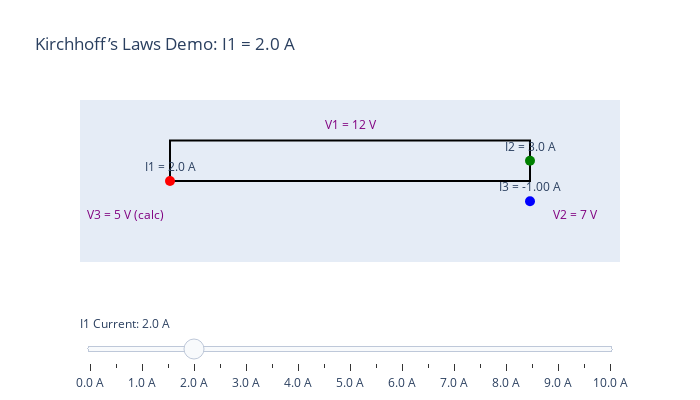

Write notebook code for a chart like this one.
### Markdown cell above
# Lesson 3: Kirchhoff’s Laws

Kirchhoff’s Laws are fundamental rules for analyzing electric circuits.

## Kirchhoff’s Current Law (KCL)

- The **sum of currents entering a junction equals the sum of currents leaving** it.
- Expressed mathematically:
\[
\sum I_{\text{in}} = \sum I_{\text{out}}
\]
- Based on conservation of electric charge.

## Kirchhoff’s Voltage Law (KVL)

- The **sum of voltage drops around any closed loop in a circuit is zero**.
- Expressed mathematically:
\[
\sum V = 0
\]
- Based on conservation of energy.

---

### Applications:

- Used to solve complex circuits with multiple loops and junctions.
- Helps find unknown currents and voltages.

### Code cell
import plotly.graph_objects as go
import numpy as np

# Define possible discrete values for I1, I2, V1, V2
I_values = np.linspace(0, 10, 21)  # 0 to 10 A, step 0.5
V_values = np.linspace(0, 20, 21)  # 0 to 20 V, step 1

# Generate all combinations (for demo, we limit to fewer steps for performance)
I1_vals = I_values
I2_vals = I_values
V1_vals = V_values
V2_vals = V_values
V3_vals = V_values  # User adjustable, but will show calculated vs input

# Precompute data for all steps (this can be optimized; here we pick a 1D slider per variable)

# We'll just demo I1 slider with fixed other params for clarity

fixed_I2 = 3
fixed_V1 = 12
fixed_V2 = 7

fig = go.Figure()

# Create traces for each I1 value
for i1 in I1_vals:
    I3 = i1 - fixed_I2
    V3_calc = fixed_V1 - fixed_V2

    fig.add_trace(go.Scatter(
        x=[1, 5, 5, 1, 1],
        y=[2, 2, 3, 3, 2],
        mode='lines',
        line=dict(color='black'),
        showlegend=False,
        visible=False
    ))

    fig.add_trace(go.Scatter(
        x=[1],
        y=[2],
        mode='markers+text',
        text=[f"I1 = {i1:.1f} A"],
        textposition="top center",
        marker=dict(size=10, color="red"),
        showlegend=False,
        visible=False
    ))

    fig.add_trace(go.Scatter(
        x=[5],
        y=[2.5],
        mode='markers+text',
        text=[f"I2 = {fixed_I2:.1f} A"],
        textposition="top center",
        marker=dict(size=10, color="green"),
        showlegend=False,
        visible=False
    ))

    fig.add_trace(go.Scatter(
        x=[5],
        y=[1.5],
        mode='markers+text',
        text=[f"I3 = {I3:.2f} A"],
        textposition="top center",
        marker=dict(size=10, color="blue"),
        showlegend=False,
        visible=False
    ))

    fig.add_trace(go.Scatter(
        x=[3],
        y=[3.2],
        mode='text',
        text=[f"V1 = {fixed_V1} V"],
        textposition="top center",
        showlegend=False,
        visible=False,
        textfont=dict(color="purple")
    ))

    fig.add_trace(go.Scatter(
        x=[5.5],
        y=[1],
        mode='text',
        text=[f"V2 = {fixed_V2} V"],
        textposition="top center",
        showlegend=False,
        visible=False,
        textfont=dict(color="purple")
    ))

    fig.add_trace(go.Scatter(
        x=[0.5],
        y=[1],
        mode='text',
        text=[f"V3 = {fixed_V1 - fixed_V2} V (calc)"],
        textposition="top center",
        showlegend=False,
        visible=False,
        textfont=dict(color="purple")
    ))

# Make first frame visible
# Make first frame visible
for i in range(7):
    fig.data[i].visible = True

# Create slider steps: each step toggles visibility of the 7 traces corresponding to one I1 value
steps = []
for i in range(len(I1_vals)):
    step = dict(
        method="update",
        args=[{"visible": [False] * len(fig.data)},
              {"title": f"Kirchhoff’s Laws Demo: I1 = {I1_vals[i]:.1f} A"}],
        label=f"{I1_vals[i]:.1f} A"
    )
    for j in range(7):  # fixed here
        step["args"][0]["visible"][i * 7 + j] = True
    steps.append(step)


sliders = [dict(
    active=0,
    currentvalue={"prefix": "I1 Current: "},
    pad={"t": 50},
    steps=steps
)]

fig.update_layout(
    sliders=sliders,
    xaxis=dict(range=[0, 6], zeroline=False, visible=False),
    yaxis=dict(range=[0, 4], zeroline=False, visible=False),
    height=400,
    width=700,
    showlegend=False
)

fig.show()

### Figure 1 — Plotly figure (JSON) as saved in the notebook; plotly's stock layout.template omitted (floating-point values rounded to 4 significant figures; data arrays with more than 128 entries replaced by an {"elided": "..."} marker saying what was removed)
{"data": [{"line": {"color": "black"}, "mode": "lines", "showlegend": false, "type": "scatter", "visible": false, "x": [1, 5, 5, 1, 1], "y": [2, 2, 3, 3, 2]}, {"marker": {"color": "red", "size": 10}, "mode": "markers+text", "showlegend": false, "text": ["I1 = 0.0 A"], "textposition": "top center", "type": "scatter", "visible": false, "x": [1], "y": [2]}, {"marker": {"color": "green", "size": 10}, "mode": "markers+text", "showlegend": false, "text": ["I2 = 3.0 A"], "textposition": "top center", "type": "scatter", "visible": false, "x": [5], "y": [2.5]}, {"marker": {"color": "blue", "size": 10}, "mode": "markers+text", "showlegend": false, "text": ["I3 = -3.00 A"], "textposition": "top center", "type": "scatter", "visible": false, "x": [5], "y": [1.5]}, {"mode": "text", "showlegend": false, "text": ["V1 = 12 V"], "textfont": {"color": "purple"}, "textposition": "top center", "type": "scatter", "visible": false, "x": [3], "y": [3.2]}, {"mode": "text", "showlegend": false, "text": ["V2 = 7 V"], "textfont": {"color": "purple"}, "textposition": "top center", "type": "scatter", "visible": false, "x": [5.5], "y": [1]}, {"mode": "text", "showlegend": false, "text": ["V3 = 5 V (calc)"], "textfont": {"color": "purple"}, "textposition": "top center", "type": "scatter", "visible": false, "x": [0.5], "y": [1]}, {"line": {"color": "black"}, "mode": "lines", "showlegend": false, "type": "scatter", "visible": false, "x": [1, 5, 5, 1, 1], "y": [2, 2, 3, 3, 2]}, {"marker": {"color": "red", "size": 10}, "mode": "markers+text", "showlegend": false, "text": ["I1 = 0.5 A"], "textposition": "top center", "type": "scatter", "visible": false, "x": [1], "y": [2]}, {"marker": {"color": "green", "size": 10}, "mode": "markers+text", "showlegend": false, "text": ["I2 = 3.0 A"], "textposition": "top center", "type": "scatter", "visible": false, "x": [5], "y": [2.5]}, {"marker": {"color": "blue", "size": 10}, "mode": "markers+text", "showlegend": false, "text": ["I3 = -2.50 A"], "textposition": "top center", "type": "scatter", "visible": false, "x": [5], "y": [1.5]}, {"mode": "text", "showlegend": false, "text": ["V1 = 12 V"], "textfont": {"color": "purple"}, "textposition": "top center", "type": "scatter", "visible": false, "x": [3], "y": [3.2]}, {"mode": "text", "showlegend": false, "text": ["V2 = 7 V"], "textfont": {"color": "purple"}, "textposition": "top center", "type": "scatter", "visible": false, "x": [5.5], "y": [1]}, {"mode": "text", "showlegend": false, "text": ["V3 = 5 V (calc)"], "textfont": {"color": "purple"}, "textposition": "top center", "type": "scatter", "visible": false, "x": [0.5], "y": [1]}, {"line": {"color": "black"}, "mode": "lines", "showlegend": false, "type": "scatter", "visible": false, "x": [1, 5, 5, 1, 1], "y": [2, 2, 3, 3, 2]}, {"marker": {"color": "red", "size": 10}, "mode": "markers+text", "showlegend": false, "text": ["I1 = 1.0 A"], "textposition": "top center", "type": "scatter", "visible": false, "x": [1], "y": [2]}, {"marker": {"color": "green", "size": 10}, "mode": "markers+text", "showlegend": false, "text": ["I2 = 3.0 A"], "textposition": "top center", "type": "scatter", "visible": false, "x": [5], "y": [2.5]}, {"marker": {"color": "blue", "size": 10}, "mode": "markers+text", "showlegend": false, "text": ["I3 = -2.00 A"], "textposition": "top center", "type": "scatter", "visible": false, "x": [5], "y": [1.5]}, {"mode": "text", "showlegend": false, "text": ["V1 = 12 V"], "textfont": {"color": "purple"}, "textposition": "top center", "type": "scatter", "visible": false, "x": [3], "y": [3.2]}, {"mode": "text", "showlegend": false, "text": ["V2 = 7 V"], "textfont": {"color": "purple"}, "textposition": "top center", "type": "scatter", "visible": false, "x": [5.5], "y": [1]}, {"mode": "text", "showlegend": false, "text": ["V3 = 5 V (calc)"], "textfont": {"color": "purple"}, "textposition": "top center", "type": "scatter", "visible": false, "x": [0.5], "y": [1]}, {"line": {"color": "black"}, "mode": "lines", "showlegend": false, "type": "scatter", "visible": false, "x": [1, 5, 5, 1, 1], "y": [2, 2, 3, 3, 2]}, {"marker": {"color": "red", "size": 10}, "mode": "markers+text", "showlegend": false, "text": ["I1 = 1.5 A"], "textposition": "top center", "type": "scatter", "visible": false, "x": [1], "y": [2]}, {"marker": {"color": "green", "size": 10}, "mode": "markers+text", "showlegend": false, "text": ["I2 = 3.0 A"], "textposition": "top center", "type": "scatter", "visible": false, "x": [5], "y": [2.5]}, {"marker": {"color": "blue", "size": 10}, "mode": "markers+text", "showlegend": false, "text": ["I3 = -1.50 A"], "textposition": "top center", "type": "scatter", "visible": false, "x": [5], "y": [1.5]}, {"mode": "text", "showlegend": false, "text": ["V1 = 12 V"], "textfont": {"color": "purple"}, "textposition": "top center", "type": "scatter", "visible": false, "x": [3], "y": [3.2]}, {"mode": "text", "showlegend": false, "text": ["V2 = 7 V"], "textfont": {"color": "purple"}, "textposition": "top center", "type": "scatter", "visible": false, "x": [5.5], "y": [1]}, {"mode": "text", "showlegend": false, "text": ["V3 = 5 V (calc)"], "textfont": {"color": "purple"}, "textposition": "top center", "type": "scatter", "visible": false, "x": [0.5], "y": [1]}, {"line": {"color": "black"}, "mode": "lines", "showlegend": false, "type": "scatter", "visible": true, "x": [1, 5, 5, 1, 1], "y": [2, 2, 3, 3, 2]}, {"marker": {"color": "red", "size": 10}, "mode": "markers+text", "showlegend": false, "text": ["I1 = 2.0 A"], "textposition": "top center", "type": "scatter", "visible": true, "x": [1], "y": [2]}, {"marker": {"color": "green", "size": 10}, "mode": "markers+text", "showlegend": false, "text": ["I2 = 3.0 A"], "textposition": "top center", "type": "scatter", "visible": true, "x": [5], "y": [2.5]}, {"marker": {"color": "blue", "size": 10}, "mode": "markers+text", "showlegend": false, "text": ["I3 = -1.00 A"], "textposition": "top center", "type": "scatter", "visible": true, "x": [5], "y": [1.5]}, {"mode": "text", "showlegend": false, "text": ["V1 = 12 V"], "textfont": {"color": "purple"}, "textposition": "top center", "type": "scatter", "visible": true, "x": [3], "y": [3.2]}, {"mode": "text", "showlegend": false, "text": ["V2 = 7 V"], "textfont": {"color": "purple"}, "textposition": "top center", "type": "scatter", "visible": true, "x": [5.5], "y": [1]}, {"mode": "text", "showlegend": false, "text": ["V3 = 5 V (calc)"], "textfont": {"color": "purple"}, "textposition": "top center", "type": "scatter", "visible": true, "x": [0.5], "y": [1]}, {"line": {"color": "black"}, "mode": "lines", "showlegend": false, "type": "scatter", "visible": false, "x": [1, 5, 5, 1, 1], "y": [2, 2, 3, 3, 2]}, {"marker": {"color": "red", "size": 10}, "mode": "markers+text", "showlegend": false, "text": ["I1 = 2.5 A"], "textposition": "top center", "type": "scatter", "visible": false, "x": [1], "y": [2]}, {"marker": {"color": "green", "size": 10}, "mode": "markers+text", "showlegend": false, "text": ["I2 = 3.0 A"], "textposition": "top center", "type": "scatter", "visible": false, "x": [5], "y": [2.5]}, {"marker": {"color": "blue", "size": 10}, "mode": "markers+text", "showlegend": false, "text": ["I3 = -0.50 A"], "textposition": "top center", "type": "scatter", "visible": false, "x": [5], "y": [1.5]}, {"mode": "text", "showlegend": false, "text": ["V1 = 12 V"], "textfont": {"color": "purple"}, "textposition": "top center", "type": "scatter", "visible": false, "x": [3], "y": [3.2]}, {"mode": "text", "showlegend": false, "text": ["V2 = 7 V"], "textfont": {"color": "purple"}, "textposition": "top center", "type": "scatter", "visible": false, "x": [5.5], "y": [1]}, {"mode": "text", "showlegend": false, "text": ["V3 = 5 V (calc)"], "textfont": {"color": "purple"}, "textposition": "top center", "type": "scatter", "visible": false, "x": [0.5], "y": [1]}, {"line": {"color": "black"}, "mode": "lines", "showlegend": false, "type": "scatter", "visible": false, "x": [1, 5, 5, 1, 1], "y": [2, 2, 3, 3, 2]}, {"marker": {"color": "red", "size": 10}, "mode": "markers+text", "showlegend": false, "text": ["I1 = 3.0 A"], "textposition": "top center", "type": "scatter", "visible": false, "x": [1], "y": [2]}, {"marker": {"color": "green", "size": 10}, "mode": "markers+text", "showlegend": false, "text": ["I2 = 3.0 A"], "textposition": "top center", "type": "scatter", "visible": false, "x": [5], "y": [2.5]}, {"marker": {"color": "blue", "size": 10}, "mode": "markers+text", "showlegend": false, "text": ["I3 = 0.00 A"], "textposition": "top center", "type": "scatter", "visible": false, "x": [5], "y": [1.5]}, {"mode": "text", "showlegend": false, "text": ["V1 = 12 V"], "textfont": {"color": "purple"}, "textposition": "top center", "type": "scatter", "visible": false, "x": [3], "y": [3.2]}, {"mode": "text", "showlegend": false, "text": ["V2 = 7 V"], "textfont": {"color": "purple"}, "textposition": "top center", "type": "scatter", "visible": false, "x": [5.5], "y": [1]}, {"mode": "text", "showlegend": false, "text": ["V3 = 5 V (calc)"], "textfont": {"color": "purple"}, "textposition": "top center", "type": "scatter", "visible": false, "x": [0.5], "y": [1]}, {"line": {"color": "black"}, "mode": "lines", "showlegend": false, "type": "scatter", "visible": false, "x": [1, 5, 5, 1, 1], "y": [2, 2, 3, 3, 2]}, {"marker": {"color": "red", "size": 10}, "mode": "markers+text", "showlegend": false, "text": ["I1 = 3.5 A"], "textposition": "top center", "type": "scatter", "visible": false, "x": [1], "y": [2]}, {"marker": {"color": "green", "size": 10}, "mode": "markers+text", "showlegend": false, "text": ["I2 = 3.0 A"], "textposition": "top center", "type": "scatter", "visible": false, "x": [5], "y": [2.5]}, {"marker": {"color": "blue", "size": 10}, "mode": "markers+text", "showlegend": false, "text": ["I3 = 0.50 A"], "textposition": "top center", "type": "scatter", "visible": false, "x": [5], "y": [1.5]}, {"mode": "text", "showlegend": false, "text": ["V1 = 12 V"], "textfont": {"color": "purple"}, "textposition": "top center", "type": "scatter", "visible": false, "x": [3], "y": [3.2]}, {"mode": "text", "showlegend": false, "text": ["V2 = 7 V"], "textfont": {"color": "purple"}, "textposition": "top center", "type": "scatter", "visible": false, "x": [5.5], "y": [1]}, {"mode": "text", "showlegend": false, "text": ["V3 = 5 V (calc)"], "textfont": {"color": "purple"}, "textposition": "top center", "type": "scatter", "visible": false, "x": [0.5], "y": [1]}, {"line": {"color": "black"}, "mode": "lines", "showlegend": false, "type": "scatter", "visible": false, "x": [1, 5, 5, 1, 1], "y": [2, 2, 3, 3, 2]}, {"marker": {"color": "red", "size": 10}, "mode": "markers+text", "showlegend": false, "text": ["I1 = 4.0 A"], "textposition": "top center", "type": "scatter", "visible": false, "x": [1], "y": [2]}, {"marker": {"color": "green", "size": 10}, "mode": "markers+text", "showlegend": false, "text": ["I2 = 3.0 A"], "textposition": "top center", "type": "scatter", "visible": false, "x": [5], "y": [2.5]}, {"marker": {"color": "blue", "size": 10}, "mode": "markers+text", "showlegend": false, "text": ["I3 = 1.00 A"], "textposition": "top center", "type": "scatter", "visible": false, "x": [5], "y": [1.5]}, {"mode": "text", "showlegend": false, "text": ["V1 = 12 V"], "textfont": {"color": "purple"}, "textposition": "top center", "type": "scatter", "visible": false, "x": [3], "y": [3.2]}, {"mode": "text", "showlegend": false, "text": ["V2 = 7 V"], "textfont": {"color": "purple"}, "textposition": "top center", "type": "scatter", "visible": false, "x": [5.5], "y": [1]}, {"mode": "text", "showlegend": false, "text": ["V3 = 5 V (calc)"], "textfont": {"color": "purple"}, "textposition": "top center", "type": "scatter", "visible": false, "x": [0.5], "y": [1]}, {"line": {"color": "black"}, "mode": "lines", "showlegend": false, "type": "scatter", "visible": false, "x": [1, 5, 5, 1, 1], "y": [2, 2, 3, 3, 2]}, {"marker": {"color": "red", "size": 10}, "mode": "markers+text", "showlegend": false, "text": ["I1 = 4.5 A"], "textposition": "top center", "type": "scatter", "visible": false, "x": [1], "y": [2]}, {"marker": {"color": "green", "size": 10}, "mode": "markers+text", "showlegend": false, "text": ["I2 = 3.0 A"], "textposition": "top center", "type": "scatter", "visible": false, "x": [5], "y": [2.5]}, {"marker": {"color": "blue", "size": 10}, "mode": "markers+text", "showlegend": false, "text": ["I3 = 1.50 A"], "textposition": "top center", "type": "scatter", "visible": false, "x": [5], "y": [1.5]}, {"mode": "text", "showlegend": false, "text": ["V1 = 12 V"], "textfont": {"color": "purple"}, "textposition": "top center", "type": "scatter", "visible": false, "x": [3], "y": [3.2]}, {"mode": "text", "showlegend": false, "text": ["V2 = 7 V"], "textfont": {"color": "purple"}, "textposition": "top center", "type": "scatter", "visible": false, "x": [5.5], "y": [1]}, {"mode": "text", "showlegend": false, "text": ["V3 = 5 V (calc)"], "textfont": {"color": "purple"}, "textposition": "top center", "type": "scatter", "visible": false, "x": [0.5], "y": [1]}, {"line": {"color": "black"}, "mode": "lines", "showlegend": false, "type": "scatter", "visible": false, "x": [1, 5, 5, 1, 1], "y": [2, 2, 3, 3, 2]}, {"marker": {"color": "red", "size": 10}, "mode": "markers+text", "showlegend": false, "text": ["I1 = 5.0 A"], "textposition": "top center", "type": "scatter", "visible": false, "x": [1], "y": [2]}, {"marker": {"color": "green", "size": 10}, "mode": "markers+text", "showlegend": false, "text": ["I2 = 3.0 A"], "textposition": "top center", "type": "scatter", "visible": false, "x": [5], "y": [2.5]}, {"marker": {"color": "blue", "size": 10}, "mode": "markers+text", "showlegend": false, "text": ["I3 = 2.00 A"], "textposition": "top center", "type": "scatter", "visible": false, "x": [5], "y": [1.5]}, {"mode": "text", "showlegend": false, "text": ["V1 = 12 V"], "textfont": {"color": "purple"}, "textposition": "top center", "type": "scatter", "visible": false, "x": [3], "y": [3.2]}, {"mode": "text", "showlegend": false, "text": ["V2 = 7 V"], "textfont": {"color": "purple"}, "textposition": "top center", "type": "scatter", "visible": false, "x": [5.5], "y": [1]}, {"mode": "text", "showlegend": false, "text": ["V3 = 5 V (calc)"], "textfont": {"color": "purple"}, "textposition": "top center", "type": "scatter", "visible": false, "x": [0.5], "y": [1]}, {"line": {"color": "black"}, "mode": "lines", "showlegend": false, "type": "scatter", "visible": false, "x": [1, 5, 5, 1, 1], "y": [2, 2, 3, 3, 2]}, {"marker": {"color": "red", "size": 10}, "mode": "markers+text", "showlegend": false, "text": ["I1 = 5.5 A"], "textposition": "top center", "type": "scatter", "visible": false, "x": [1], "y": [2]}, {"marker": {"color": "green", "size": 10}, "mode": "markers+text", "showlegend": false, "text": ["I2 = 3.0 A"], "textposition": "top center", "type": "scatter", "visible": false, "x": [5], "y": [2.5]}, {"marker": {"color": "blue", "size": 10}, "mode": "markers+text", "showlegend": false, "text": ["I3 = 2.50 A"], "textposition": "top center", "type": "scatter", "visible": false, "x": [5], "y": [1.5]}, {"mode": "text", "showlegend": false, "text": ["V1 = 12 V"], "textfont": {"color": "purple"}, "textposition": "top center", "type": "scatter", "visible": false, "x": [3], "y": [3.2]}, {"mode": "text", "showlegend": false, "text": ["V2 = 7 V"], "textfont": {"color": "purple"}, "textposition": "top center", "type": "scatter", "visible": false, "x": [5.5], "y": [1]}, {"mode": "text", "showlegend": false, "text": ["V3 = 5 V (calc)"], "textfont": {"color": "purple"}, "textposition": "top center", "type": "scatter", "visible": false, "x": [0.5], "y": [1]}, {"line": {"color": "black"}, "mode": "lines", "showlegend": false, "type": "scatter", "visible": false, "x": [1, 5, 5, 1, 1], "y": [2, 2, 3, 3, 2]}, {"marker": {"color": "red", "size": 10}, "mode": "markers+text", "showlegend": false, "text": ["I1 = 6.0 A"], "textposition": "top center", "type": "scatter", "visible": false, "x": [1], "y": [2]}, {"marker": {"color": "green", "size": 10}, "mode": "markers+text", "showlegend": false, "text": ["I2 = 3.0 A"], "textposition": "top center", "type": "scatter", "visible": false, "x": [5], "y": [2.5]}, {"marker": {"color": "blue", "size": 10}, "mode": "markers+text", "showlegend": false, "text": ["I3 = 3.00 A"], "textposition": "top center", "type": "scatter", "visible": false, "x": [5], "y": [1.5]}, {"mode": "text", "showlegend": false, "text": ["V1 = 12 V"], "textfont": {"color": "purple"}, "textposition": "top center", "type": "scatter", "visible": false, "x": [3], "y": [3.2]}, {"mode": "text", "showlegend": false, "text": ["V2 = 7 V"], "textfont": {"color": "purple"}, "textposition": "top center", "type": "scatter", "visible": false, "x": [5.5], "y": [1]}, {"mode": "text", "showlegend": false, "text": ["V3 = 5 V (calc)"], "textfont": {"color": "purple"}, "textposition": "top center", "type": "scatter", "visible": false, "x": [0.5], "y": [1]}, {"line": {"color": "black"}, "mode": "lines", "showlegend": false, "type": "scatter", "visible": false, "x": [1, 5, 5, 1, 1], "y": [2, 2, 3, 3, 2]}, {"marker": {"color": "red", "size": 10}, "mode": "markers+text", "showlegend": false, "text": ["I1 = 6.5 A"], "textposition": "top center", "type": "scatter", "visible": false, "x": [1], "y": [2]}, {"marker": {"color": "green", "size": 10}, "mode": "markers+text", "showlegend": false, "text": ["I2 = 3.0 A"], "textposition": "top center", "type": "scatter", "visible": false, "x": [5], "y": [2.5]}, {"marker": {"color": "blue", "size": 10}, "mode": "markers+text", "showlegend": false, "text": ["I3 = 3.50 A"], "textposition": "top center", "type": "scatter", "visible": false, "x": [5], "y": [1.5]}, {"mode": "text", "showlegend": false, "text": ["V1 = 12 V"], "textfont": {"color": "purple"}, "textposition": "top center", "type": "scatter", "visible": false, "x": [3], "y": [3.2]}, {"mode": "text", "showlegend": false, "text": ["V2 = 7 V"], "textfont": {"color": "purple"}, "textposition": "top center", "type": "scatter", "visible": false, "x": [5.5], "y": [1]}, {"mode": "text", "showlegend": false, "text": ["V3 = 5 V (calc)"], "textfont": {"color": "purple"}, "textposition": "top center", "type": "scatter", "visible": false, "x": [0.5], "y": [1]}, {"line": {"color": "black"}, "mode": "lines", "showlegend": false, "type": "scatter", "visible": false, "x": [1, 5, 5, 1, 1], "y": [2, 2, 3, 3, 2]}, {"marker": {"color": "red", "size": 10}, "mode": "markers+text", "showlegend": false, "text": ["I1 = 7.0 A"], "textposition": "top center", "type": "scatter", "visible": false, "x": [1], "y": [2]}, {"marker": {"color": "green", "size": 10}, "mode": "markers+text", "showlegend": false, "text": ["I2 = 3.0 A"], "textposition": "top center", "type": "scatter", "visible": false, "x": [5], "y": [2.5]}, {"marker": {"color": "blue", "size": 10}, "mode": "markers+text", "showlegend": false, "text": ["I3 = 4.00 A"], "textposition": "top center", "type": "scatter", "visible": false, "x": [5], "y": [1.5]}, {"mode": "text", "showlegend": false, "text": ["V1 = 12 V"], "textfont": {"color": "purple"}, "textposition": "top center", "type": "scatter", "visible": false, "x": [3], "y": [3.2]}, {"mode": "text", "showlegend": false, "text": ["V2 = 7 V"], "textfont": {"color": "purple"}, "textposition": "top center", "type": "scatter", "visible": false, "x": [5.5], "y": [1]}, {"mode": "text", "showlegend": false, "text": ["V3 = 5 V (calc)"], "textfont": {"color": "purple"}, "textposition": "top center", "type": "scatter", "visible": false, "x": [0.5], "y": [1]}, {"line": {"color": "black"}, "mode": "lines", "showlegend": false, "type": "scatter", "visible": false, "x": [1, 5, 5, 1, 1], "y": [2, 2, 3, 3, 2]}, {"marker": {"color": "red", "size": 10}, "mode": "markers+text", "showlegend": false, "text": ["I1 = 7.5 A"], "textposition": "top center", "type": "scatter", "visible": false, "x": [1], "y": [2]}, {"marker": {"color": "green", "size": 10}, "mode": "markers+text", "showlegend": false, "text": ["I2 = 3.0 A"], "textposition": "top center", "type": "scatter", "visible": false, "x": [5], "y": [2.5]}, {"marker": {"color": "blue", "size": 10}, "mode": "markers+text", "showlegend": false, "text": ["I3 = 4.50 A"], "textposition": "top center", "type": "scatter", "visible": false, "x": [5], "y": [1.5]}, {"mode": "text", "showlegend": false, "text": ["V1 = 12 V"], "textfont": {"color": "purple"}, "textposition": "top center", "type": "scatter", "visible": false, "x": [3], "y": [3.2]}, {"mode": "text", "showlegend": false, "text": ["V2 = 7 V"], "textfont": {"color": "purple"}, "textposition": "top center", "type": "scatter", "visible": false, "x": [5.5], "y": [1]}, {"mode": "text", "showlegend": false, "text": ["V3 = 5 V (calc)"], "textfont": {"color": "purple"}, "textposition": "top center", "type": "scatter", "visible": false, "x": [0.5], "y": [1]}, {"line": {"color": "black"}, "mode": "lines", "showlegend": false, "type": "scatter", "visible": false, "x": [1, 5, 5, 1, 1], "y": [2, 2, 3, 3, 2]}, {"marker": {"color": "red", "size": 10}, "mode": "markers+text", "showlegend": false, "text": ["I1 = 8.0 A"], "textposition": "top center", "type": "scatter", "visible": false, "x": [1], "y": [2]}, {"marker": {"color": "green", "size": 10}, "mode": "markers+text", "showlegend": false, "text": ["I2 = 3.0 A"], "textposition": "top center", "type": "scatter", "visible": false, "x": [5], "y": [2.5]}, {"marker": {"color": "blue", "size": 10}, "mode": "markers+text", "showlegend": false, "text": ["I3 = 5.00 A"], "textposition": "top center", "type": "scatter", "visible": false, "x": [5], "y": [1.5]}, {"mode": "text", "showlegend": false, "text": ["V1 = 12 V"], "textfont": {"color": "purple"}, "textposition": "top center", "type": "scatter", "visible": false, "x": [3], "y": [3.2]}, {"mode": "text", "showlegend": false, "text": ["V2 = 7 V"], "textfont": {"color": "purple"}, "textposition": "top center", "type": "scatter", "visible": false, "x": [5.5], "y": [1]}, {"mode": "text", "showlegend": false, "text": ["V3 = 5 V (calc)"], "textfont": {"color": "purple"}, "textposition": "top center", "type": "scatter", "visible": false, "x": [0.5], "y": [1]}, {"line": {"color": "black"}, "mode": "lines", "showlegend": false, "type": "scatter", "visible": false, "x": [1, 5, 5, 1, 1], "y": [2, 2, 3, 3, 2]}, {"marker": {"color": "red", "size": 10}, "mode": "markers+text", "showlegend": false, "text": ["I1 = 8.5 A"], "textposition": "top center", "type": "scatter", "visible": false, "x": [1], "y": [2]}, {"marker": {"color": "green", "size": 10}, "mode": "markers+text", "showlegend": false, "text": ["I2 = 3.0 A"], "textposition": "top center", "type": "scatter", "visible": false, "x": [5], "y": [2.5]}, {"marker": {"color": "blue", "size": 10}, "mode": "markers+text", "showlegend": false, "text": ["I3 = 5.50 A"], "textposition": "top center", "type": "scatter", "visible": false, "x": [5], "y": [1.5]}, {"mode": "text", "showlegend": false, "text": ["V1 = 12 V"], "textfont": {"color": "purple"}, "textposition": "top center", "type": "scatter", "visible": false, "x": [3], "y": [3.2]}, {"mode": "text", "showlegend": false, "text": ["V2 = 7 V"], "textfont": {"color": "purple"}, "textposition": "top center", "type": "scatter", "visible": false, "x": [5.5], "y": [1]}, {"mode": "text", "showlegend": false, "text": ["V3 = 5 V (calc)"], "textfont": {"color": "purple"}, "textposition": "top center", "type": "scatter", "visible": false, "x": [0.5], "y": [1]}, {"line": {"color": "black"}, "mode": "lines", "showlegend": false, "type": "scatter", "visible": false, "x": [1, 5, 5, 1, 1], "y": [2, 2, 3, 3, 2]}, {"marker": {"color": "red", "size": 10}, "mode": "markers+text", "showlegend": false, "text": ["I1 = 9.0 A"], "textposition": "top center", "type": "scatter", "visible": false, "x": [1], "y": [2]}, {"marker": {"color": "green", "size": 10}, "mode": "markers+text", "showlegend": false, "text": ["I2 = 3.0 A"], "textposition": "top center", "type": "scatter", "visible": false, "x": [5], "y": [2.5]}, {"marker": {"color": "blue", "size": 10}, "mode": "markers+text", "showlegend": false, "text": ["I3 = 6.00 A"], "textposition": "top center", "type": "scatter", "visible": false, "x": [5], "y": [1.5]}, {"mode": "text", "showlegend": false, "text": ["V1 = 12 V"], "textfont": {"color": "purple"}, "textposition": "top center", "type": "scatter", "visible": false, "x": [3], "y": [3.2]}, {"mode": "text", "showlegend": false, "text": ["V2 = 7 V"], "textfont": {"color": "purple"}, "textposition": "top center", "type": "scatter", "visible": false, "x": [5.5], "y": [1]}, {"mode": "text", "showlegend": false, "text": ["V3 = 5 V (calc)"], "textfont": {"color": "purple"}, "textposition": "top center", "type": "scatter", "visible": false, "x": [0.5], "y": [1]}, {"line": {"color": "black"}, "mode": "lines", "showlegend": false, "type": "scatter", "visible": false, "x": [1, 5, 5, 1, 1], "y": [2, 2, 3, 3, 2]}, {"marker": {"color": "red", "size": 10}, "mode": "markers+text", "showlegend": false, "text": ["I1 = 9.5 A"], "textposition": "top center", "type": "scatter", "visible": false, "x": [1], "y": [2]}, {"marker": {"color": "green", "size": 10}, "mode": "markers+text", "showlegend": false, "text": ["I2 = 3.0 A"], "textposition": "top center", "type": "scatter", "visible": false, "x": [5], "y": [2.5]}, {"marker": {"color": "blue", "size": 10}, "mode": "markers+text", "showlegend": false, "text": ["I3 = 6.50 A"], "textposition": "top center", "type": "scatter", "visible": false, "x": [5], "y": [1.5]}, {"mode": "text", "showlegend": false, "text": ["V1 = 12 V"], "textfont": {"color": "purple"}, "textposition": "top center", "type": "scatter", "visible": false, "x": [3], "y": [3.2]}, {"mode": "text", "showlegend": false, "text": ["V2 = 7 V"], "textfont": {"color": "purple"}, "textposition": "top center", "type": "scatter", "visible": false, "x": [5.5], "y": [1]}, {"mode": "text", "showlegend": false, "text": ["V3 = 5 V (calc)"], "textfont": {"color": "purple"}, "textposition": "top center", "type": "scatter", "visible": false, "x": [0.5], "y": [1]}, {"line": {"color": "black"}, "mode": "lines", "showlegend": false, "type": "scatter", "visible": false, "x": [1, 5, 5, 1, 1], "y": [2, 2, 3, 3, 2]}, {"marker": {"color": "red", "size": 10}, "mode": "markers+text", "showlegend": false, "text": ["I1 = 10.0 A"], "textposition": "top center", "type": "scatter", "visible": false, "x": [1], "y": [2]}, {"marker": {"color": "green", "size": 10}, "mode": "markers+text", "showlegend": false, "text": ["I2 = 3.0 A"], "textposition": "top center", "type": "scatter", "visible": false, "x": [5], "y": [2.5]}, {"marker": {"color": "blue", "size": 10}, "mode": "markers+text", "showlegend": false, "text": ["I3 = 7.00 A"], "textposition": "top center", "type": "scatter", "visible": false, "x": [5], "y": [1.5]}, {"mode": "text", "showlegend": false, "text": ["V1 = 12 V"], "textfont": {"color": "purple"}, "textposition": "top center", "type": "scatter", "visible": false, "x": [3], "y": [3.2]}, {"mode": "text", "showlegend": false, "text": ["V2 = 7 V"], "textfont": {"color": "purple"}, "textposition": "top center", "type": "scatter", "visible": false, "x": [5.5], "y": [1]}, {"mode": "text", "showlegend": false, "text": ["V3 = 5 V (calc)"], "textfont": {"color": "purple"}, "textposition": "top center", "type": "scatter", "visible": false, "x": [0.5], "y": [1]}], "layout": {"height": 400, "showlegend": false, "sliders": [{"active": 4, "currentvalue": {"prefix": "I1 Current: "}, "pad": {"t": 50}, "steps": [{"args": [{"visible": {"elided": "147 bool values"}}, {"title": "Kirchhoff’s Laws Demo: I1 = 0.0 A"}], "label": "0.0 A", "method": "update"}, {"args": [{"visible": {"elided": "147 bool values"}}, {"title": "Kirchhoff’s Laws Demo: I1 = 0.5 A"}], "label": "0.5 A", "method": "update"}, {"args": [{"visible": {"elided": "147 bool values"}}, {"title": "Kirchhoff’s Laws Demo: I1 = 1.0 A"}], "label": "1.0 A", "method": "update"}, {"args": [{"visible": {"elided": "147 bool values"}}, {"title": "Kirchhoff’s Laws Demo: I1 = 1.5 A"}], "label": "1.5 A", "method": "update"}, {"args": [{"visible": {"elided": "147 bool values"}}, {"title": "Kirchhoff’s Laws Demo: I1 = 2.0 A"}], "label": "2.0 A", "method": "update"}, {"args": [{"visible": {"elided": "147 bool values"}}, {"title": "Kirchhoff’s Laws Demo: I1 = 2.5 A"}], "label": "2.5 A", "method": "update"}, {"args": [{"visible": {"elided": "147 bool values"}}, {"title": "Kirchhoff’s Laws Demo: I1 = 3.0 A"}], "label": "3.0 A", "method": "update"}, {"args": [{"visible": {"elided": "147 bool values"}}, {"title": "Kirchhoff’s Laws Demo: I1 = 3.5 A"}], "label": "3.5 A", "method": "update"}, {"args": [{"visible": {"elided": "147 bool values"}}, {"title": "Kirchhoff’s Laws Demo: I1 = 4.0 A"}], "label": "4.0 A", "method": "update"}, {"args": [{"visible": {"elided": "147 bool values"}}, {"title": "Kirchhoff’s Laws Demo: I1 = 4.5 A"}], "label": "4.5 A", "method": "update"}, {"args": [{"visible": {"elided": "147 bool values"}}, {"title": "Kirchhoff’s Laws Demo: I1 = 5.0 A"}], "label": "5.0 A", "method": "update"}, {"args": [{"visible": {"elided": "147 bool values"}}, {"title": "Kirchhoff’s Laws Demo: I1 = 5.5 A"}], "label": "5.5 A", "method": "update"}, {"args": [{"visible": {"elided": "147 bool values"}}, {"title": "Kirchhoff’s Laws Demo: I1 = 6.0 A"}], "label": "6.0 A", "method": "update"}, {"args": [{"visible": {"elided": "147 bool values"}}, {"title": "Kirchhoff’s Laws Demo: I1 = 6.5 A"}], "label": "6.5 A", "method": "update"}, {"args": [{"visible": {"elided": "147 bool values"}}, {"title": "Kirchhoff’s Laws Demo: I1 = 7.0 A"}], "label": "7.0 A", "method": "update"}, {"args": [{"visible": {"elided": "147 bool values"}}, {"title": "Kirchhoff’s Laws Demo: I1 = 7.5 A"}], "label": "7.5 A", "method": "update"}, {"args": [{"visible": {"elided": "147 bool values"}}, {"title": "Kirchhoff’s Laws Demo: I1 = 8.0 A"}], "label": "8.0 A", "method": "update"}, {"args": [{"visible": {"elided": "147 bool values"}}, {"title": "Kirchhoff’s Laws Demo: I1 = 8.5 A"}], "label": "8.5 A", "method": "update"}, {"args": [{"visible": {"elided": "147 bool values"}}, {"title": "Kirchhoff’s Laws Demo: I1 = 9.0 A"}], "label": "9.0 A", "method": "update"}, {"args": [{"visible": {"elided": "147 bool values"}}, {"title": "Kirchhoff’s Laws Demo: I1 = 9.5 A"}], "label": "9.5 A", "method": "update"}, {"args": [{"visible": {"elided": "147 bool values"}}, {"title": "Kirchhoff’s Laws Demo: I1 = 10.0 A"}], "label": "10.0 A", "method": "update"}]}], "title": {"text": "Kirchhoff’s Laws Demo: I1 = 2.0 A"}, "width": 700, "xaxis": {"range": [0, 6], "type": "linear", "visible": false, "zeroline": false}, "yaxis": {"range": [0, 4], "type": "linear", "visible": false, "zeroline": false}}}
